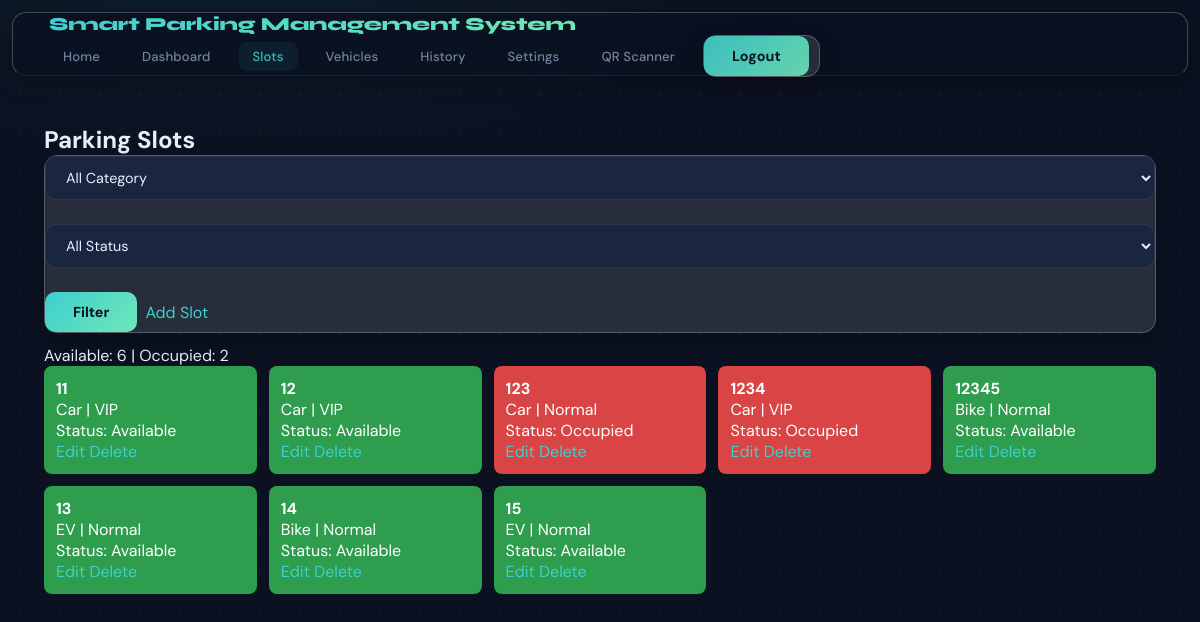
The app's page /parking/slots/ (signed in) with its own data.
### parking/models.py (models this page shows, shortened)
class ParkingSlot(models.Model):
    CATEGORY_CHOICES = [('car', 'Car'), ('bike', 'Bike'), ('ev', 'EV')]
    TYPE_CHOICES = [('vip', 'VIP'), ('normal', 'Normal')]
    STATUS_CHOICES = [('available', 'Available'), ('occupied', 'Occupied')]
    slot_number = models.CharField(max_length=20, unique=True)
    category = models.CharField(max_length=10, choices=CATEGORY_CHOICES)
    slot_type = models.CharField(max_length=10, choices=TYPE_CHOICES, default='normal')
    status = models.CharField(max_length=10, choices=STATUS_CHOICES, default='available')

### parking/views.py (the view)
# urls.py: path('slots/', slot_list_view, name='slot_list'),
@login_required
@admin_required
def slot_list_view(request):
    slots = ParkingSlot.objects.all().order_by('slot_number')
    category = request.GET.get('category', '')
    status = request.GET.get('status', '')
    if category:
        slots = slots.filter(category=category)
    if status:
        slots = slots.filter(status=status)
    context = {
        'slots': slots,
        'category': category,
        'status': status,
        'available_count': ParkingSlot.objects.filter(status='available').count(),
        'occupied_count': ParkingSlot.objects.filter(status='occupied').count(),
    }
    return render(request, 'parking/slot_list.html', context)

### parking/views.py (called while the page is built)
def admin_required(view_func):
    @wraps(view_func)
    def _wrapped(request, *args, **kwargs):
        if not request.user.is_authenticated or request.user.role != 'admin':
            messages.error(request, 'Access denied.')
            return redirect('accounts:login')
        return view_func(request, *args, **kwargs)
    return _wrapped

### templates/parking/slot_list.html (shortened to what this page needs)
{% extends 'base.html' %}
{% block content %}
<h2>Parking Slots</h2>
<form method="get" class="inline-form">
    <select name="category"><option value="">All Category</option></select>
    <select name="status"><option value="">All Status</option></select>
    <button type="submit">Filter</button>
    <a href="{% url 'parking:slot_add' %}">Add Slot</a>
</form>
<p>Available: <span id="available-count">{{ available_count }}</span> | Occupied: <span id="occupied-count">{{ occupied_count }}</span></p>
<div class="grid" id="slots-grid">
{% for slot in slots %}
    <div class="slot {% if slot.status == 'available' %}slot-free{% else %}slot-busy{% endif %}" data-slot-number="{{ slot.slot_number }}">
        <strong>{{ slot.slot_number }}</strong>
        <p>{{ slot.get_category_display }} | {{ slot.get_slot_type_display }}</p>
        <p>Status: <span class="slot-status-text">{{ slot.get_status_display }}</span></p>
        <a href="{% url 'parking:slot_edit' slot.id %}">Edit</a>
        <a href="{% url 'parking:slot_delete' slot.id %}">Delete</a>
    </div>
{% empty %}
    <p>No slots found.</p>
{% endfor %}
</div>
{% endblock %}

### templates/base.html (shortened to what this page needs)
{% load static %}
<!DOCTYPE html>
<html lang="en">
<head>
    <link rel="stylesheet" href="{% static 'css/style.css' %}">
</head>
<body>
    <header class="topbar">
        <h1>Smart Parking Management System</h1>
        <nav>
            {% if user.is_authenticated %}
                <a href="{% url 'accounts:redirect' %}">Home</a>
                {% if user.role == 'admin' %}
                    <a href="{% url 'parking:dashboard' %}">Dashboard</a>
                    <a href="{% url 'parking:slot_list' %}">Slots</a>
                    <a href="{% url 'parking:vehicle_entries' %}">Vehicles</a>
                    <a href="{% url 'parking:history' %}">History</a>
                    <a href="{% url 'parking:settings' %}">Settings</a>
                {% else %}
                    <a href="{% url 'booking:my_bookings' %}">My Bookings</a>
                    <a href="{% url 'booking:book_slot' %}">Book Slot</a>
                {% endif %}
                <a href="{% url 'parking:qr_scanner' %}">QR Scanner</a>
                <form action="{% url 'accounts:logout' %}" method="post" style="display:inline;">
                    <button type="submit" class="nav-link-btn">Logout</button>
                </form>
            {% else %}
                <a href="{% url 'accounts:login' %}">Login</a>
                <a href="{% url 'accounts:register' %}">Register</a>
            {% endif %}
        </nav>
    </header>
    <main class="container">
        {% block content %}{% endblock %}
    </main>
</body>
</html>

### static/css/style.css (style rules this page uses)
* { box-sizing: border-box; }
body { font-family: Arial, sans-serif; margin: 0; background: linear-gradient(120deg, #16213e, #0f3460, #533483); min-height: 100vh; color: #eef4ff; }
.topbar { position: sticky; top: 0; z-index: 100; margin: 12px; background: rgba(255, 255, 255, 0.12); backdrop-filter: blur(14px); -webkit-backdrop-filter: blur(14px); border: 1px solid rgba(255, 255, 255, 0.24); box-shadow: 0 8px 24px rgba(0, 0, 0, 0.2); color: #fff; padding: 14px 20px; border-radius: 14px; display: flex; justify-content: space-between; align-items: center; flex-wrap: wrap; }
.topbar a { color: #fff; margin-right: 10px; text-decoration: none; opacity: 0.9; }
.nav-link-btn { background: none; border: none; color: #fff; margin-right: 10px; padding: 0; font: inherit; cursor: pointer; opacity: 0.9; }
.container { padding: 20px; max-width: 1100px; margin: auto; }
.card, table, form { background: rgba(255, 255, 255, 0.12); backdrop-filter: blur(14px); -webkit-backdrop-filter: blur(14px); border: 1px solid rgba(255, 255, 255, 0.22); border-radius: 14px; box-shadow: 0 8px 24px rgba(0, 0, 0, 0.2); }
.grid { display: grid; grid-template-columns: repeat(auto-fit, minmax(180px, 1fr)); gap: 12px; }
.slot { border-radius: 8px; padding: 12px; color: #fff; }
.slot-free { background: #2e9d4e; }
.slot-busy { background: #d94444; }
.inline-form { display: flex; gap: 8px; flex-wrap: wrap; align-items: center; margin-bottom: 12px; }
button { background: rgba(255, 255, 255, 0.2); color: #fff; border: 1px solid rgba(255, 255, 255, 0.24); padding: 8px 12px; border-radius: 8px; cursor: pointer; }
input, select, textarea { padding: 8px; border-radius: 8px; border: 1px solid rgba(255, 255, 255, 0.24); background: rgba(255, 255, 255, 0.12); color: #fff; }
a { color: #cfe6ff; }
body { margin: 0; font-family: 'Poppins', sans-serif; background: radial-gradient(circle at 20% 30%, rgba(0, 255, 255, 0.15), transparent 40%), radial-gradient(circle at 80% 70%, rgba(255, 0, 255, 0.15), transparent 40%), linear-gradient(135deg, #0f2027, #203a43, #2c5364); min-height: 100vh; overflow-x: hidden; }
body::before { content: ""; position: fixed; width: 200%; height: 200%; top: -50%; left: -50%; background: radial-gradient(circle, rgba(255,255,255,0.05) 1px, transparent 1px); background-size: 40px 40px; animation: moveBg 20s linear infinite; z-index: -1; }

### records on screen
ParkingSlot: slot_number "11", category "Car", slot_type "VIP", status "Available"
ParkingSlot: slot_number "12", category "Car", slot_type "VIP", status "Available"
ParkingSlot: slot_number "123", category "Car", slot_type "Normal", status "Occupied"
ParkingSlot: slot_number "1234", category "Car", slot_type "VIP", status "Occupied"
ParkingSlot: slot_number "12345", category "Bike", slot_type "Normal", status "Available"
ParkingSlot: slot_number "13", category "EV", slot_type "Normal", status "Available"
ParkingSlot: slot_number "14", category "Bike", slot_type "Normal", status "Available"
ParkingSlot: slot_number "15", category "EV", slot_type "Normal", status "Available"

### other values on screen
{{ available_count }} "6"
{{ occupied_count }} "2"
